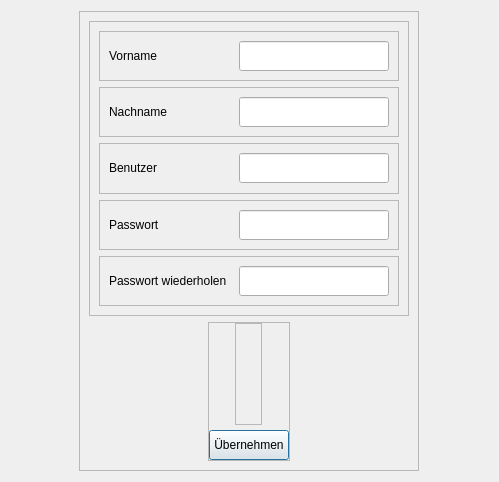
<?xml version="1.0" encoding="UTF-8"?>
<ui version="4.0">
 <class>RegisterForm</class>
 <widget class="QDialog" name="RegisterForm">
  <property name="geometry">
   <rect>
    <x>0</x>
    <y>0</y>
    <width>499</width>
    <height>482</height>
   </rect>
  </property>
  <property name="sizePolicy">
   <sizepolicy hsizetype="Expanding" vsizetype="Expanding">
    <horstretch>0</horstretch>
    <verstretch>0</verstretch>
   </sizepolicy>
  </property>
  <property name="windowTitle">
   <string>Dialog</string>
  </property>
  <layout class="QVBoxLayout" name="verticalLayout">
   <item alignment="Qt::AlignHCenter">
    <widget class="QFrame" name="frame_2">
     <property name="sizePolicy">
      <sizepolicy hsizetype="Expanding" vsizetype="Expanding">
       <horstretch>0</horstretch>
       <verstretch>0</verstretch>
      </sizepolicy>
     </property>
     <property name="frameShape">
      <enum>QFrame::StyledPanel</enum>
     </property>
     <property name="frameShadow">
      <enum>QFrame::Raised</enum>
     </property>
     <layout class="QVBoxLayout" name="verticalLayout_2">
      <item>
       <widget class="QFrame" name="frame_4">
        <property name="sizePolicy">
         <sizepolicy hsizetype="Expanding" vsizetype="Expanding">
          <horstretch>0</horstretch>
          <verstretch>0</verstretch>
         </sizepolicy>
        </property>
        <property name="frameShape">
         <enum>QFrame::StyledPanel</enum>
        </property>
        <property name="frameShadow">
         <enum>QFrame::Raised</enum>
        </property>
        <layout class="QVBoxLayout" name="verticalLayout_3">
         <item>
          <widget class="QFrame" name="frame_8">
           <property name="sizePolicy">
            <sizepolicy hsizetype="Expanding" vsizetype="Expanding">
             <horstretch>0</horstretch>
             <verstretch>0</verstretch>
            </sizepolicy>
           </property>
           <property name="frameShape">
            <enum>QFrame::StyledPanel</enum>
           </property>
           <property name="frameShadow">
            <enum>QFrame::Raised</enum>
           </property>
           <layout class="QHBoxLayout" name="horizontalLayout_4">
            <property name="spacing">
             <number>10</number>
            </property>
            <property name="topMargin">
             <number>0</number>
            </property>
            <property name="bottomMargin">
             <number>0</number>
            </property>
            <item alignment="Qt::AlignVCenter">
             <widget class="QLabel" name="register_name_lbl">
              <property name="enabled">
               <bool>true</bool>
              </property>
              <property name="sizePolicy">
               <sizepolicy hsizetype="MinimumExpanding" vsizetype="MinimumExpanding">
                <horstretch>0</horstretch>
                <verstretch>0</verstretch>
               </sizepolicy>
              </property>
              <property name="minimumSize">
               <size>
                <width>120</width>
                <height>30</height>
               </size>
              </property>
              <property name="maximumSize">
               <size>
                <width>120</width>
                <height>30</height>
               </size>
              </property>
              <property name="text">
               <string>Vorname</string>
              </property>
             </widget>
            </item>
            <item alignment="Qt::AlignRight|Qt::AlignVCenter">
             <widget class="QLineEdit" name="register_name_txt">
              <property name="minimumSize">
               <size>
                <width>150</width>
                <height>30</height>
               </size>
              </property>
              <property name="maximumSize">
               <size>
                <width>150</width>
                <height>30</height>
               </size>
              </property>
             </widget>
            </item>
           </layout>
          </widget>
         </item>
         <item>
          <widget class="QFrame" name="frame_9">
           <property name="sizePolicy">
            <sizepolicy hsizetype="MinimumExpanding" vsizetype="MinimumExpanding">
             <horstretch>0</horstretch>
             <verstretch>0</verstretch>
            </sizepolicy>
           </property>
           <property name="frameShape">
            <enum>QFrame::StyledPanel</enum>
           </property>
           <property name="frameShadow">
            <enum>QFrame::Raised</enum>
           </property>
           <layout class="QHBoxLayout" name="horizontalLayout_6">
            <property name="spacing">
             <number>10</number>
            </property>
            <property name="topMargin">
             <number>0</number>
            </property>
            <property name="bottomMargin">
             <number>0</number>
            </property>
            <item alignment="Qt::AlignVCenter">
             <widget class="QLabel" name="register_family_name_lbl">
              <property name="enabled">
               <bool>true</bool>
              </property>
              <property name="sizePolicy">
               <sizepolicy hsizetype="MinimumExpanding" vsizetype="MinimumExpanding">
                <horstretch>0</horstretch>
                <verstretch>0</verstretch>
               </sizepolicy>
              </property>
              <property name="minimumSize">
               <size>
                <width>120</width>
                <height>30</height>
               </size>
              </property>
              <property name="maximumSize">
               <size>
                <width>120</width>
                <height>30</height>
               </size>
              </property>
              <property name="text">
               <string>Nachname</string>
              </property>
             </widget>
            </item>
            <item alignment="Qt::AlignRight|Qt::AlignVCenter">
             <widget class="QLineEdit" name="register_family_name_txt">
              <property name="minimumSize">
               <size>
                <width>150</width>
                <height>30</height>
               </size>
              </property>
              <property name="maximumSize">
               <size>
                <width>150</width>
                <height>30</height>
               </size>
              </property>
             </widget>
            </item>
           </layout>
          </widget>
         </item>
         <item>
          <widget class="QFrame" name="frame_3">
           <property name="sizePolicy">
            <sizepolicy hsizetype="Expanding" vsizetype="Expanding">
             <horstretch>0</horstretch>
             <verstretch>0</verstretch>
            </sizepolicy>
           </property>
           <property name="frameShape">
            <enum>QFrame::StyledPanel</enum>
           </property>
           <property name="frameShadow">
            <enum>QFrame::Raised</enum>
           </property>
           <layout class="QHBoxLayout" name="horizontalLayout_2">
            <property name="topMargin">
             <number>0</number>
            </property>
            <property name="bottomMargin">
             <number>0</number>
            </property>
            <item alignment="Qt::AlignVCenter">
             <widget class="QLabel" name="register_usr_lbl">
              <property name="enabled">
               <bool>true</bool>
              </property>
              <property name="sizePolicy">
               <sizepolicy hsizetype="MinimumExpanding" vsizetype="MinimumExpanding">
                <horstretch>0</horstretch>
                <verstretch>0</verstretch>
               </sizepolicy>
              </property>
              <property name="minimumSize">
               <size>
                <width>120</width>
                <height>30</height>
               </size>
              </property>
              <property name="maximumSize">
               <size>
                <width>120</width>
                <height>30</height>
               </size>
              </property>
              <property name="text">
               <string>Benutzer</string>
              </property>
             </widget>
            </item>
            <item alignment="Qt::AlignRight|Qt::AlignVCenter">
             <widget class="QLineEdit" name="register_usr_txt">
              <property name="minimumSize">
               <size>
                <width>150</width>
                <height>30</height>
               </size>
              </property>
              <property name="maximumSize">
               <size>
                <width>150</width>
                <height>30</height>
               </size>
              </property>
             </widget>
            </item>
           </layout>
          </widget>
         </item>
         <item>
          <widget class="QFrame" name="frame">
           <property name="sizePolicy">
            <sizepolicy hsizetype="Expanding" vsizetype="Expanding">
             <horstretch>0</horstretch>
             <verstretch>0</verstretch>
            </sizepolicy>
           </property>
           <property name="frameShape">
            <enum>QFrame::StyledPanel</enum>
           </property>
           <property name="frameShadow">
            <enum>QFrame::Raised</enum>
           </property>
           <layout class="QHBoxLayout" name="horizontalLayout">
            <property name="topMargin">
             <number>0</number>
            </property>
            <property name="bottomMargin">
             <number>0</number>
            </property>
            <item alignment="Qt::AlignVCenter">
             <widget class="QLabel" name="register_pw_lbl">
              <property name="enabled">
               <bool>true</bool>
              </property>
              <property name="sizePolicy">
               <sizepolicy hsizetype="MinimumExpanding" vsizetype="MinimumExpanding">
                <horstretch>0</horstretch>
                <verstretch>0</verstretch>
               </sizepolicy>
              </property>
              <property name="minimumSize">
               <size>
                <width>120</width>
                <height>30</height>
               </size>
              </property>
              <property name="maximumSize">
               <size>
                <width>120</width>
                <height>30</height>
               </size>
              </property>
              <property name="text">
               <string>Passwort</string>
              </property>
             </widget>
            </item>
            <item alignment="Qt::AlignRight">
             <widget class="QLineEdit" name="register_pw_txt">
              <property name="minimumSize">
               <size>
                <width>150</width>
                <height>30</height>
               </size>
              </property>
              <property name="maximumSize">
               <size>
                <width>150</width>
                <height>30</height>
               </size>
              </property>
              <property name="echoMode">
               <enum>QLineEdit::Normal</enum>
              </property>
             </widget>
            </item>
           </layout>
          </widget>
         </item>
         <item>
          <widget class="QFrame" name="frame_6">
           <property name="sizePolicy">
            <sizepolicy hsizetype="Expanding" vsizetype="Expanding">
             <horstretch>0</horstretch>
             <verstretch>0</verstretch>
            </sizepolicy>
           </property>
           <property name="frameShape">
            <enum>QFrame::StyledPanel</enum>
           </property>
           <property name="frameShadow">
            <enum>QFrame::Raised</enum>
           </property>
           <layout class="QHBoxLayout" name="horizontalLayout_3">
            <property name="spacing">
             <number>10</number>
            </property>
            <property name="topMargin">
             <number>0</number>
            </property>
            <property name="bottomMargin">
             <number>0</number>
            </property>
            <item alignment="Qt::AlignVCenter">
             <widget class="QLabel" name="register_rpw_lbl">
              <property name="enabled">
               <bool>true</bool>
              </property>
              <property name="sizePolicy">
               <sizepolicy hsizetype="MinimumExpanding" vsizetype="MinimumExpanding">
                <horstretch>0</horstretch>
                <verstretch>0</verstretch>
               </sizepolicy>
              </property>
              <property name="minimumSize">
               <size>
                <width>120</width>
                <height>30</height>
               </size>
              </property>
              <property name="maximumSize">
               <size>
                <width>120</width>
                <height>30</height>
               </size>
              </property>
              <property name="text">
               <string>Passwort wiederholen</string>
              </property>
             </widget>
            </item>
            <item alignment="Qt::AlignRight|Qt::AlignVCenter">
             <widget class="QLineEdit" name="register_rpw_txt">
              <property name="minimumSize">
               <size>
                <width>150</width>
                <height>30</height>
               </size>
              </property>
              <property name="maximumSize">
               <size>
                <width>150</width>
                <height>30</height>
               </size>
              </property>
              <property name="echoMode">
               <enum>QLineEdit::Normal</enum>
              </property>
             </widget>
            </item>
           </layout>
          </widget>
         </item>
        </layout>
       </widget>
      </item>
      <item alignment="Qt::AlignHCenter|Qt::AlignBottom">
       <widget class="QFrame" name="frame_5">
        <property name="sizePolicy">
         <sizepolicy hsizetype="Maximum" vsizetype="Maximum">
          <horstretch>0</horstretch>
          <verstretch>0</verstretch>
         </sizepolicy>
        </property>
        <property name="minimumSize">
         <size>
          <width>0</width>
          <height>130</height>
         </size>
        </property>
        <property name="frameShape">
         <enum>QFrame::StyledPanel</enum>
        </property>
        <property name="frameShadow">
         <enum>QFrame::Raised</enum>
        </property>
        <layout class="QVBoxLayout" name="verticalLayout_4">
         <property name="spacing">
          <number>5</number>
         </property>
         <property name="leftMargin">
          <number>0</number>
         </property>
         <property name="topMargin">
          <number>0</number>
         </property>
         <property name="rightMargin">
          <number>0</number>
         </property>
         <property name="bottomMargin">
          <number>0</number>
         </property>
         <item alignment="Qt::AlignHCenter|Qt::AlignTop">
          <widget class="QFrame" name="frame_7">
           <property name="sizePolicy">
            <sizepolicy hsizetype="Maximum" vsizetype="Maximum">
             <horstretch>0</horstretch>
             <verstretch>0</verstretch>
            </sizepolicy>
           </property>
           <property name="minimumSize">
            <size>
             <width>0</width>
             <height>100</height>
            </size>
           </property>
           <property name="frameShape">
            <enum>QFrame::StyledPanel</enum>
           </property>
           <property name="frameShadow">
            <enum>QFrame::Raised</enum>
           </property>
           <layout class="QHBoxLayout" name="horizontalLayout_5">
            <property name="spacing">
             <number>0</number>
            </property>
            <property name="topMargin">
             <number>0</number>
            </property>
            <property name="bottomMargin">
             <number>0</number>
            </property>
            <item alignment="Qt::AlignHCenter|Qt::AlignTop">
             <widget class="QLabel" name="assign_feedback_lbl">
              <property name="sizePolicy">
               <sizepolicy hsizetype="MinimumExpanding" vsizetype="Expanding">
                <horstretch>0</horstretch>
                <verstretch>0</verstretch>
               </sizepolicy>
              </property>
              <property name="minimumSize">
               <size>
                <width>0</width>
                <height>100</height>
               </size>
              </property>
              <property name="maximumSize">
               <size>
                <width>16777215</width>
                <height>30</height>
               </size>
              </property>
              <property name="text">
               <string/>
              </property>
              <property name="alignment">
               <set>Qt::AlignLeading|Qt::AlignLeft|Qt::AlignTop</set>
              </property>
             </widget>
            </item>
           </layout>
          </widget>
         </item>
         <item alignment="Qt::AlignHCenter|Qt::AlignBottom">
          <widget class="QPushButton" name="assign_btn">
           <property name="sizePolicy">
            <sizepolicy hsizetype="MinimumExpanding" vsizetype="MinimumExpanding">
             <horstretch>0</horstretch>
             <verstretch>0</verstretch>
            </sizepolicy>
           </property>
           <property name="minimumSize">
            <size>
             <width>0</width>
             <height>30</height>
            </size>
           </property>
           <property name="maximumSize">
            <size>
             <width>150</width>
             <height>30</height>
            </size>
           </property>
           <property name="text">
            <string>Übernehmen</string>
           </property>
          </widget>
         </item>
        </layout>
       </widget>
      </item>
     </layout>
    </widget>
   </item>
  </layout>
 </widget>
 <tabstops>
  <tabstop>register_name_txt</tabstop>
  <tabstop>register_family_name_txt</tabstop>
  <tabstop>register_usr_txt</tabstop>
  <tabstop>register_pw_txt</tabstop>
  <tabstop>register_rpw_txt</tabstop>
  <tabstop>assign_btn</tabstop>
 </tabstops>
 <resources/>
 <connections/>
</ui>
